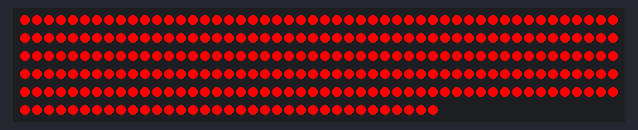
The sketch below on a simulated Arduino Uno, built with avr-gcc and run on an emulated ATmega328P. On the bench: 285 RGB LEDs in strip order, left to right, continuing on the next row. Dim RGB values are drawn brighter than linear.

Above: at 0.15 s.
At 2.3 s:
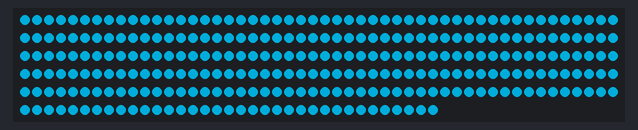
At 5.37 s:
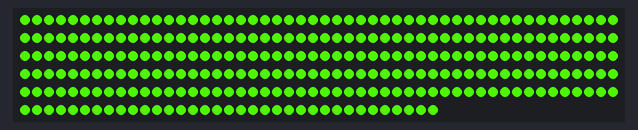
At 10.29 s:
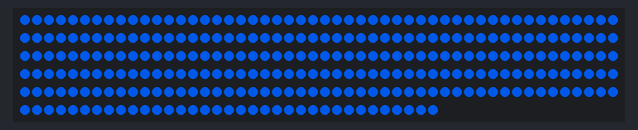
At 15.21 s:
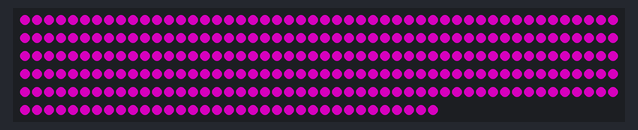
At 20.74 s:
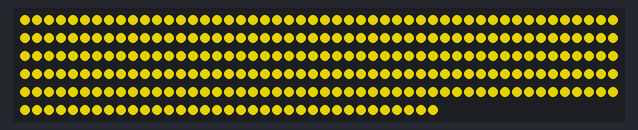

The sketch:

mim_leds.ino
```cpp
#include <FastLED.h>


// How many leds in your strip?
#define NUM_LEDS 285
#define MIM_LEDS 205

// For led chips like Neopixels, which have a data line, ground, and power, you just
// need to define DATA_PIN.  For led chipsets that are SPI based (four wires - data, clock,
// ground, and power), like the LPD8806 define both DATA_PIN and CLOCK_PIN
#define DATA_PIN 11
#define CLOCK_PIN 13

// Define the array of leds
CRGB leds[NUM_LEDS];

void setup() {
  // Uncomment/edit one of the following lines for your leds arrangement.
  // FastLED.addLeds<TM1803, DATA_PIN, RGB>(leds, NUM_LEDS);
  // FastLED.addLeds<TM1804, DATA_PIN, RGB>(leds, NUM_LEDS);
  // FastLED.addLeds<TM1809, DATA_PIN, RGB>(leds, NUM_LEDS);
  // FastLED.addLeds<WS2811, DATA_PIN, RGB>(leds, NUM_LEDS);
  // FastLED.addLeds<WS2812, DATA_PIN, RGB>(leds, NUM_LEDS);
  // FastLED.addLeds<WS2812B, DATA_PIN, RGB>(leds, NUM_LEDS);
  // FastLED.addLeds<NEOPIXEL, DATA_PIN>(leds, NUM_LEDS);
  // FastLED.addLeds<APA104, DATA_PIN, RGB>(leds, NUM_LEDS);
  // FastLED.addLeds<UCS1903, DATA_PIN, RGB>(leds, NUM_LEDS);
  // FastLED.addLeds<UCS1903B, DATA_PIN, RGB>(leds, NUM_LEDS);
  // FastLED.addLeds<GW6205, DATA_PIN, RGB>(leds, NUM_LEDS);
  // FastLED.addLeds<GW6205_400, DATA_PIN, RGB>(leds, NUM_LEDS);

  // FastLED.addLeds<WS2801, RGB>(leds, NUM_LEDS);
  // FastLED.addLeds<SM16716, RGB>(leds, NUM_LEDS);
  // FastLED.addLeds<LPD8806, RGB>(leds, NUM_LEDS);
  // FastLED.addLeds<P9813, RGB>(leds, NUM_LEDS);
  // FastLED.addLeds<APA102, RGB>(leds, NUM_LEDS);
  // FastLED.addLeds<DOTSTAR, RGB>(leds, NUM_LEDS);

  // FastLED.addLeds<WS2801, DATA_PIN, CLOCK_PIN, RGB>(leds, NUM_LEDS);
  // FastLED.addLeds<SM16716, DATA_PIN, CLOCK_PIN, RGB>(leds, NUM_LEDS);
  // FastLED.addLeds<LPD8806, DATA_PIN, CLOCK_PIN, RGB>(leds, NUM_LEDS);
  // FastLED.addLeds<P9813, DATA_PIN, CLOCK_PIN, RGB>(leds, NUM_LEDS);
  FastLED.addLeds<APA102, DATA_PIN, CLOCK_PIN, BGR>(leds, NUM_LEDS);
  // FastLED.addLeds<DOTSTAR, DATA_PIN, CLOCK_PIN, RGB>(leds, NUM_LEDS);
}

void loop() {
  static uint8_t hue = 0;
//  Serial.print("x");
  // First slide the led in one direction
  for(int i = 0; i < NUM_LEDS; i++) {
    // Set the i'th led to red
    leds[i] = CHSV(hue, 255, 255);
    // Show the leds
    // now that we've shown the leds, reset the i'th led to black
    // leds[i] = CRGB::Black;
    // Wait a little bit before we loop around and do it again
  }
  FastLED.show();
  delay(10);
  hue += 1;
}
```

Measured:
- by itself, everything shown: repeats every 19.7 s, in 64 steps
